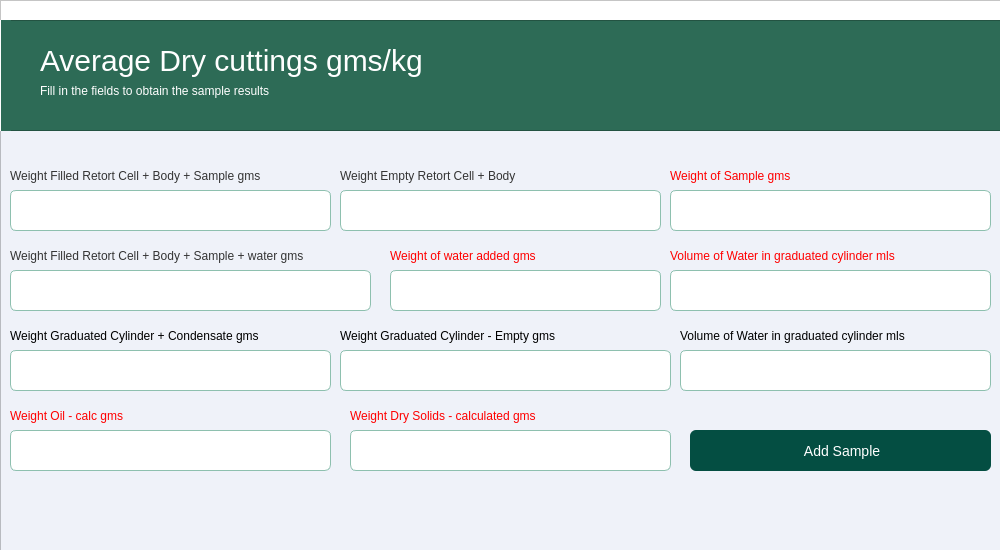
<?xml version="1.0" encoding="UTF-8"?>
<ui version="4.0">
 <class>MainWindow</class>
 <widget class="QMainWindow" name="MainWindow">
  <property name="geometry">
   <rect>
    <x>0</x>
    <y>0</y>
    <width>1000</width>
    <height>550</height>
   </rect>
  </property>
  <property name="minimumSize">
   <size>
    <width>1000</width>
    <height>550</height>
   </size>
  </property>
  <property name="maximumSize">
   <size>
    <width>1000</width>
    <height>550</height>
   </size>
  </property>
  <property name="windowTitle">
   <string>Dashboard</string>
  </property>
  <widget class="QWidget" name="centralwidget">
   <widget class="QFrame" name="frame">
    <property name="geometry">
     <rect>
      <x>0</x>
      <y>0</y>
      <width>1171</width>
      <height>861</height>
     </rect>
    </property>
    <property name="sizePolicy">
     <sizepolicy hsizetype="Fixed" vsizetype="Preferred">
      <horstretch>0</horstretch>
      <verstretch>0</verstretch>
     </sizepolicy>
    </property>
    <property name="minimumSize">
     <size>
      <width>1151</width>
      <height>861</height>
     </size>
    </property>
    <property name="maximumSize">
     <size>
      <width>16777215</width>
      <height>861</height>
     </size>
    </property>
    <property name="font">
     <font>
      <pointsize>20</pointsize>
     </font>
    </property>
    <property name="autoFillBackground">
     <bool>false</bool>
    </property>
    <property name="styleSheet">
     <string notr="true">background-color:#eff2f9;

</string>
    </property>
    <property name="frameShape">
     <enum>QFrame::StyledPanel</enum>
    </property>
    <property name="frameShadow">
     <enum>QFrame::Raised</enum>
    </property>
    <widget class="QFrame" name="frame_2">
     <property name="geometry">
      <rect>
       <x>0</x>
       <y>0</y>
       <width>1151</width>
       <height>51</height>
      </rect>
     </property>
     <property name="styleSheet">
      <string notr="true">background-color:#fff</string>
     </property>
     <property name="frameShape">
      <enum>QFrame::StyledPanel</enum>
     </property>
     <property name="frameShadow">
      <enum>QFrame::Raised</enum>
     </property>
     <widget class="QPushButton" name="img_user_logado">
      <property name="geometry">
       <rect>
        <x>980</x>
        <y>10</y>
        <width>31</width>
        <height>31</height>
       </rect>
      </property>
      <property name="styleSheet">
       <string notr="true">background-color: #fff;
border-radius:30px;
width:30px;
height:30px;</string>
      </property>
      <property name="text">
       <string/>
      </property>
      <property name="icon">
       <iconset>
        <normaloff>user_dark.svg</normaloff>user_dark.svg</iconset>
      </property>
      <property name="iconSize">
       <size>
        <width>25</width>
        <height>25</height>
       </size>
      </property>
     </widget>
    </widget>
    <widget class="QFrame" name="frame_3">
     <property name="geometry">
      <rect>
       <x>0</x>
       <y>20</y>
       <width>1151</width>
       <height>111</height>
      </rect>
     </property>
     <property name="styleSheet">
      <string notr="true">background-color:#2d6b56;</string>
     </property>
     <property name="frameShape">
      <enum>QFrame::StyledPanel</enum>
     </property>
     <property name="frameShadow">
      <enum>QFrame::Raised</enum>
     </property>
     <widget class="QLabel" name="lbl_form_tittle">
      <property name="geometry">
       <rect>
        <x>40</x>
        <y>20</y>
        <width>391</width>
        <height>41</height>
       </rect>
      </property>
      <property name="styleSheet">
       <string notr="true">font-size: 30px;
color:#fff;</string>
      </property>
      <property name="text">
       <string>Average Dry cuttings gms/kg</string>
      </property>
     </widget>
     <widget class="Line" name="line">
      <property name="geometry">
       <rect>
        <x>-10</x>
        <y>0</y>
        <width>21</width>
        <height>151</height>
       </rect>
      </property>
      <property name="styleSheet">
       <string notr="true">color: rgb(255, 255, 255);
border-color: rgb(255, 255, 255);</string>
      </property>
      <property name="frameShadow">
       <enum>QFrame::Plain</enum>
      </property>
      <property name="orientation">
       <enum>Qt::Vertical</enum>
      </property>
     </widget>
     <widget class="QLabel" name="lbl_form_text">
      <property name="geometry">
       <rect>
        <x>40</x>
        <y>60</y>
        <width>391</width>
        <height>21</height>
       </rect>
      </property>
      <property name="styleSheet">
       <string notr="true">color: rgb(255, 255, 255);
font: 9pt &quot;MS Shell Dlg 2&quot;;</string>
      </property>
      <property name="text">
       <string>Fill in the fields to obtain the sample results</string>
      </property>
     </widget>
    </widget>
    <widget class="QFrame" name="frame_9">
     <property name="geometry">
      <rect>
       <x>-1</x>
       <y>830</y>
       <width>1151</width>
       <height>31</height>
      </rect>
     </property>
     <property name="styleSheet">
      <string notr="true">background-color:#2d6b56;</string>
     </property>
     <property name="frameShape">
      <enum>QFrame::StyledPanel</enum>
     </property>
     <property name="frameShadow">
      <enum>QFrame::Raised</enum>
     </property>
    </widget>
    <widget class="Line" name="line_2">
     <property name="geometry">
      <rect>
       <x>-40</x>
       <y>750</y>
       <width>41</width>
       <height>151</height>
      </rect>
     </property>
     <property name="styleSheet">
      <string notr="true">color: rgb(255, 255, 255);
border-color: rgb(255, 255, 255);</string>
     </property>
     <property name="frameShadow">
      <enum>QFrame::Plain</enum>
     </property>
     <property name="orientation">
      <enum>Qt::Vertical</enum>
     </property>
    </widget>
    <widget class="QLabel" name="lbl_weigth_cb_sample_gms">
     <property name="geometry">
      <rect>
       <x>10</x>
       <y>160</y>
       <width>311</width>
       <height>31</height>
      </rect>
     </property>
     <property name="font">
      <font>
       <pointsize>9</pointsize>
      </font>
     </property>
     <property name="styleSheet">
      <string notr="true">color: rgb(52, 52, 52);</string>
     </property>
     <property name="text">
      <string>Weight Filled Retort Cell + Body + Sample gms  </string>
     </property>
    </widget>
    <widget class="QLineEdit" name="txt_wfrcb_sample_gms">
     <property name="geometry">
      <rect>
       <x>10</x>
       <y>190</y>
       <width>321</width>
       <height>41</height>
      </rect>
     </property>
     <property name="styleSheet">
      <string notr="true">QLineEdit{


background-color:#fff;
border: 1px solid #8ec0af;
border-radius: 6px
}</string>
     </property>
     <property name="placeholderText">
      <string/>
     </property>
    </widget>
    <widget class="QLineEdit" name="txt_wercb">
     <property name="geometry">
      <rect>
       <x>340</x>
       <y>190</y>
       <width>321</width>
       <height>41</height>
      </rect>
     </property>
     <property name="styleSheet">
      <string notr="true">QLineEdit{


background-color:#fff;
border: 1px solid #8ec0af;
border-radius: 6px
}</string>
     </property>
     <property name="placeholderText">
      <string/>
     </property>
    </widget>
    <widget class="QLabel" name="lbl_wercb">
     <property name="geometry">
      <rect>
       <x>340</x>
       <y>160</y>
       <width>231</width>
       <height>31</height>
      </rect>
     </property>
     <property name="font">
      <font>
       <pointsize>9</pointsize>
      </font>
     </property>
     <property name="styleSheet">
      <string notr="true">color: rgb(52, 52, 52);</string>
     </property>
     <property name="text">
      <string>Weight Empty Retort Cell + Body   </string>
     </property>
    </widget>
    <widget class="QLabel" name="lbl_wsg">
     <property name="geometry">
      <rect>
       <x>670</x>
       <y>160</y>
       <width>161</width>
       <height>31</height>
      </rect>
     </property>
     <property name="font">
      <font>
       <pointsize>9</pointsize>
      </font>
     </property>
     <property name="styleSheet">
      <string notr="true">color: red;</string>
     </property>
     <property name="text">
      <string>Weight of Sample gms</string>
     </property>
    </widget>
    <widget class="QLineEdit" name="txt_wsg">
     <property name="geometry">
      <rect>
       <x>670</x>
       <y>190</y>
       <width>321</width>
       <height>41</height>
      </rect>
     </property>
     <property name="styleSheet">
      <string notr="true">QLineEdit{


background-color:#fff;
border: 1px solid #8ec0af;
border-radius: 6px
}</string>
     </property>
     <property name="placeholderText">
      <string/>
     </property>
    </widget>
    <widget class="QLineEdit" name="txt_wfrcbsw">
     <property name="geometry">
      <rect>
       <x>10</x>
       <y>270</y>
       <width>361</width>
       <height>41</height>
      </rect>
     </property>
     <property name="styleSheet">
      <string notr="true">QLineEdit{


background-color:#fff;
border: 1px solid #8ec0af;
border-radius: 6px
}</string>
     </property>
     <property name="placeholderText">
      <string/>
     </property>
    </widget>
    <widget class="QLabel" name="lbl_wfrcbswg">
     <property name="geometry">
      <rect>
       <x>10</x>
       <y>240</y>
       <width>371</width>
       <height>31</height>
      </rect>
     </property>
     <property name="font">
      <font>
       <pointsize>9</pointsize>
      </font>
     </property>
     <property name="styleSheet">
      <string notr="true">color: rgb(52, 52, 52);</string>
     </property>
     <property name="text">
      <string>Weight Filled Retort Cell + Body + Sample + water gms</string>
     </property>
    </widget>
    <widget class="QLineEdit" name="txt_wwag">
     <property name="geometry">
      <rect>
       <x>390</x>
       <y>270</y>
       <width>271</width>
       <height>41</height>
      </rect>
     </property>
     <property name="styleSheet">
      <string notr="true">QLineEdit{


background-color:#fff;
border: 1px solid #8ec0af;
border-radius: 6px
}</string>
     </property>
     <property name="placeholderText">
      <string/>
     </property>
    </widget>
    <widget class="QLabel" name="lbl_wwag">
     <property name="geometry">
      <rect>
       <x>390</x>
       <y>240</y>
       <width>191</width>
       <height>31</height>
      </rect>
     </property>
     <property name="font">
      <font>
       <pointsize>9</pointsize>
      </font>
     </property>
     <property name="styleSheet">
      <string notr="true">color: red;</string>
     </property>
     <property name="text">
      <string>Weight of water added gms</string>
     </property>
    </widget>
    <widget class="QLineEdit" name="txt_vwgcm">
     <property name="geometry">
      <rect>
       <x>670</x>
       <y>270</y>
       <width>321</width>
       <height>41</height>
      </rect>
     </property>
     <property name="styleSheet">
      <string notr="true">QLineEdit{


background-color:#fff;
border: 1px solid #8ec0af;
border-radius: 6px
}</string>
     </property>
     <property name="placeholderText">
      <string/>
     </property>
    </widget>
    <widget class="QLabel" name="lbl_vwgcm">
     <property name="geometry">
      <rect>
       <x>670</x>
       <y>240</y>
       <width>281</width>
       <height>31</height>
      </rect>
     </property>
     <property name="font">
      <font>
       <pointsize>9</pointsize>
      </font>
     </property>
     <property name="styleSheet">
      <string notr="true">color: red;</string>
     </property>
     <property name="text">
      <string>Volume of Water in graduated cylinder mls</string>
     </property>
    </widget>
    <widget class="QLineEdit" name="txt_wgccg">
     <property name="geometry">
      <rect>
       <x>10</x>
       <y>350</y>
       <width>321</width>
       <height>41</height>
      </rect>
     </property>
     <property name="styleSheet">
      <string notr="true">QLineEdit{


background-color:#fff;
border: 1px solid #8ec0af;
border-radius: 6px
}</string>
     </property>
     <property name="placeholderText">
      <string/>
     </property>
    </widget>
    <widget class="QLineEdit" name="txt_wgceg">
     <property name="geometry">
      <rect>
       <x>340</x>
       <y>350</y>
       <width>331</width>
       <height>41</height>
      </rect>
     </property>
     <property name="styleSheet">
      <string notr="true">QLineEdit{


background-color:#fff;
border: 1px solid #8ec0af;
border-radius: 6px
}</string>
     </property>
     <property name="placeholderText">
      <string/>
     </property>
    </widget>
    <widget class="QLineEdit" name="txt_vwgcm_2">
     <property name="geometry">
      <rect>
       <x>680</x>
       <y>350</y>
       <width>311</width>
       <height>41</height>
      </rect>
     </property>
     <property name="styleSheet">
      <string notr="true">QLineEdit{


background-color:#fff;
border: 1px solid #8ec0af;
border-radius: 6px
}</string>
     </property>
     <property name="placeholderText">
      <string/>
     </property>
    </widget>
    <widget class="QLabel" name="lbl_wgccg">
     <property name="geometry">
      <rect>
       <x>10</x>
       <y>320</y>
       <width>311</width>
       <height>31</height>
      </rect>
     </property>
     <property name="font">
      <font>
       <pointsize>9</pointsize>
      </font>
     </property>
     <property name="styleSheet">
      <string notr="true">color: black;</string>
     </property>
     <property name="text">
      <string>Weight Graduated Cylinder + Condensate gms</string>
     </property>
    </widget>
    <widget class="QLabel" name="lbl_wgceg">
     <property name="geometry">
      <rect>
       <x>340</x>
       <y>320</y>
       <width>271</width>
       <height>31</height>
      </rect>
     </property>
     <property name="font">
      <font>
       <pointsize>9</pointsize>
      </font>
     </property>
     <property name="styleSheet">
      <string notr="true">color: black;</string>
     </property>
     <property name="text">
      <string>Weight Graduated Cylinder - Empty gms</string>
     </property>
    </widget>
    <widget class="QLabel" name="lbl_vwgcm_2">
     <property name="geometry">
      <rect>
       <x>680</x>
       <y>320</y>
       <width>281</width>
       <height>31</height>
      </rect>
     </property>
     <property name="font">
      <font>
       <pointsize>9</pointsize>
      </font>
     </property>
     <property name="styleSheet">
      <string notr="true">color: black;</string>
     </property>
     <property name="text">
      <string>Volume of Water in graduated cylinder mls</string>
     </property>
    </widget>
    <widget class="QLineEdit" name="txt_wocg">
     <property name="geometry">
      <rect>
       <x>10</x>
       <y>430</y>
       <width>321</width>
       <height>41</height>
      </rect>
     </property>
     <property name="styleSheet">
      <string notr="true">QLineEdit{


background-color:#fff;
border: 1px solid #8ec0af;
border-radius: 6px
}</string>
     </property>
     <property name="placeholderText">
      <string/>
     </property>
    </widget>
    <widget class="QLabel" name="lbl_wocg">
     <property name="geometry">
      <rect>
       <x>10</x>
       <y>400</y>
       <width>141</width>
       <height>31</height>
      </rect>
     </property>
     <property name="font">
      <font>
       <pointsize>9</pointsize>
      </font>
     </property>
     <property name="styleSheet">
      <string notr="true">color: red;</string>
     </property>
     <property name="text">
      <string>Weight Oil - calc gms</string>
     </property>
    </widget>
    <widget class="QLabel" name="lbl_wdscg">
     <property name="geometry">
      <rect>
       <x>350</x>
       <y>400</y>
       <width>231</width>
       <height>31</height>
      </rect>
     </property>
     <property name="font">
      <font>
       <pointsize>9</pointsize>
      </font>
     </property>
     <property name="styleSheet">
      <string notr="true">color: red;</string>
     </property>
     <property name="text">
      <string>Weight Dry Solids - calculated gms</string>
     </property>
    </widget>
    <widget class="QLineEdit" name="txt_wdscg">
     <property name="geometry">
      <rect>
       <x>350</x>
       <y>430</y>
       <width>321</width>
       <height>41</height>
      </rect>
     </property>
     <property name="styleSheet">
      <string notr="true">QLineEdit{


background-color:#fff;
border: 1px solid #8ec0af;
border-radius: 6px
}</string>
     </property>
     <property name="placeholderText">
      <string/>
     </property>
    </widget>
    <widget class="QPushButton" name="btn_add_average_dry_cutting">
     <property name="geometry">
      <rect>
       <x>690</x>
       <y>430</y>
       <width>301</width>
       <height>41</height>
      </rect>
     </property>
     <property name="styleSheet">
      <string notr="true">

QPushButton#btn_add_average_dry_cutting{

border:none;
background-color:#044e42;
color:white;
font-size:14px;
border-radius: 6px;
transition: background-color 0.5s ease;
padding:10px;
text-align:rigth;
}

QPushButton#btn_add_average_dry_cutting:hover{
 background-color: #044e42;
border-radius: 6px;
transition: background-color 0.5s ease;
padding:10px;
}

QPushButton#btn_add_average_dry_cutting:pressed {
 background-color: #044e42;
border-radius: 6px;
background-color: #033029;
padding:10px;
 }
</string>
     </property>
     <property name="text">
      <string> Add Sample</string>
     </property>
     <property name="icon">
      <iconset>
       <normaloff>../../img/check-solid.svg</normaloff>../../img/check-solid.svg</iconset>
     </property>
    </widget>
    <zorder>lbl_wocg</zorder>
    <zorder>lbl_vwgcm_2</zorder>
    <zorder>lbl_wgceg</zorder>
    <zorder>lbl_wgccg</zorder>
    <zorder>lbl_vwgcm</zorder>
    <zorder>lbl_wwag</zorder>
    <zorder>lbl_wfrcbswg</zorder>
    <zorder>lbl_wsg</zorder>
    <zorder>lbl_wercb</zorder>
    <zorder>frame_2</zorder>
    <zorder>frame_3</zorder>
    <zorder>frame_9</zorder>
    <zorder>line_2</zorder>
    <zorder>lbl_weigth_cb_sample_gms</zorder>
    <zorder>txt_wfrcb_sample_gms</zorder>
    <zorder>txt_wercb</zorder>
    <zorder>txt_wsg</zorder>
    <zorder>txt_wfrcbsw</zorder>
    <zorder>txt_wwag</zorder>
    <zorder>txt_vwgcm</zorder>
    <zorder>txt_wgccg</zorder>
    <zorder>txt_wgceg</zorder>
    <zorder>txt_vwgcm_2</zorder>
    <zorder>txt_wocg</zorder>
    <zorder>lbl_wdscg</zorder>
    <zorder>txt_wdscg</zorder>
    <zorder>btn_add_average_dry_cutting</zorder>
   </widget>
  </widget>
  <widget class="QMenuBar" name="menubar">
   <property name="geometry">
    <rect>
     <x>0</x>
     <y>0</y>
     <width>1000</width>
     <height>26</height>
    </rect>
   </property>
  </widget>
 </widget>
 <resources/>
 <connections/>
 <designerdata>
  <property name="gridDeltaX">
   <number>10</number>
  </property>
  <property name="gridDeltaY">
   <number>10</number>
  </property>
  <property name="gridSnapX">
   <bool>true</bool>
  </property>
  <property name="gridSnapY">
   <bool>true</bool>
  </property>
  <property name="gridVisible">
   <bool>true</bool>
  </property>
 </designerdata>
</ui>
